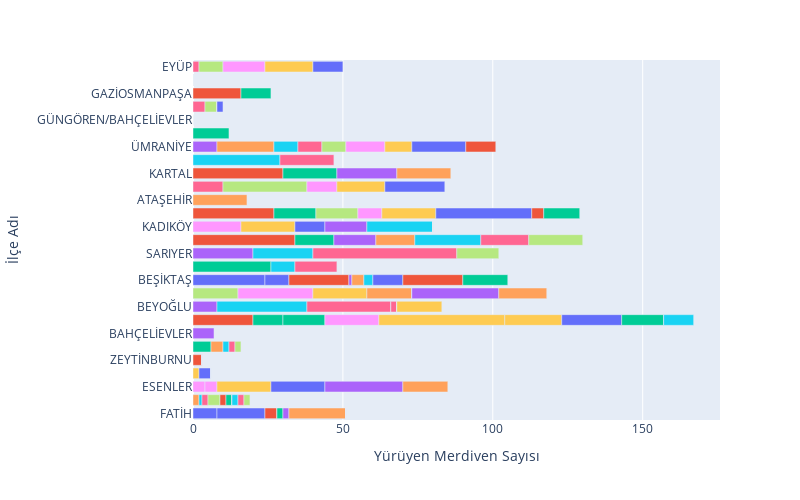

Write notebook code for a chart like this one.
### Code cell
import plotly.express as px
#orientation parametresi grafige yataylik kazandirdi
fig =px.bar(ray, y='İlçe Adı', x='Yürüyen Merdiven Sayısı', color='İstasyon Adı', orientation='h', width=800, height=500)
fig = fig.update_layout(showlegend=False)
fig.show()
